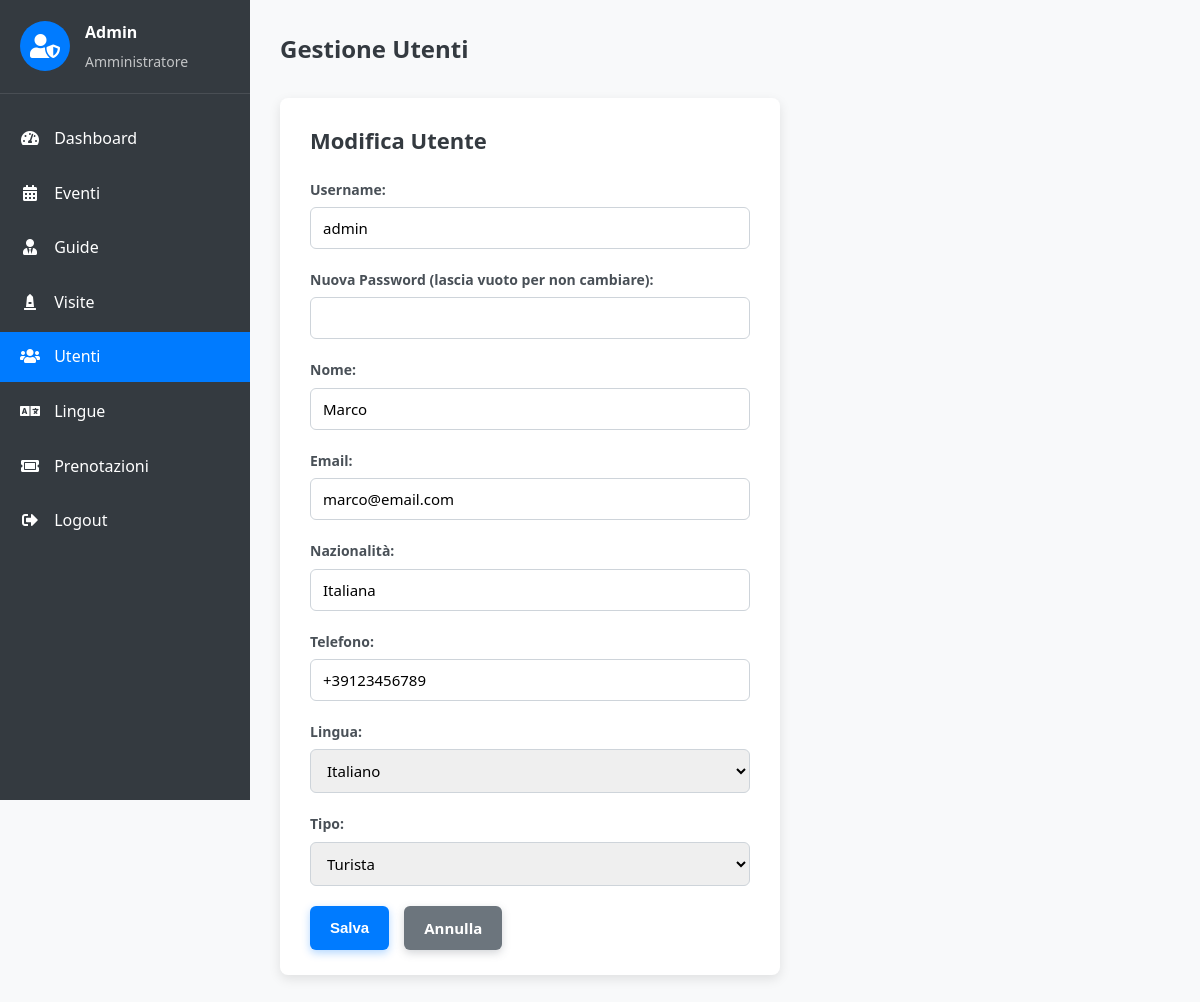
Screenshot of /admin_utenti.php?action=edit&username=admin (signed in) with the database file from the repository.
### tables this page shows
create table Utente(
username varchar(255) primary key,
pwd varchar(255) not null,
nome varchar(30) not null,
email varchar(64) not null,
nazionalita varchar(30),
telefono varchar(30),
lingua varchar(30),
tipo enum("turista", "amministratore"),
foreign key (lingua) references Lingua(lingua)
);

### admin_utenti.php (the view, shortened to what this page needs)
<?php
$config = require('databaseConfig.php');
$db = DBcon::getDB($config);
$edit_mode = isset($_GET['action']) && in_array($_GET['action'], ['edit', 'create']);
$utente_to_edit = null;
if (isset($_GET['action'], $_GET['username']) && $_GET['action'] === 'edit') {
    try {
        $stmt = $db->prepare("SELECT username, nome, email, nazionalita, telefono, lingua, tipo FROM Utente WHERE username = ?");
        $stmt->execute([$_GET['username']]);
        $utente_to_edit = $stmt->fetch(PDO::FETCH_ASSOC);
    } catch (PDOException $e) {
        $error_message = "Errore nel recupero dell'utente da modificare: " . $e->getMessage();
    }
}
try {
    $stmt = $db->query("SELECT lingua FROM Lingua ORDER BY lingua");
    $lingue = $stmt->fetchAll(PDO::FETCH_COLUMN);
} catch (PDOException $e) {
    $lingue = [];
}
?>
<!DOCTYPE html>
<html lang="it">
<head>
    <link rel="stylesheet" href="style/admin.css">
    <link rel="stylesheet" href="https://cdnjs.cloudflare.com/ajax/libs/font-awesome/5.15.3/css/all.min.css">
</head>
<body>
<div class="admin-dashboard">
    <div class="sidebar">
        <div class="admin-info">
            <div class="admin-avatar"><i class="fas fa-user-shield"></i></div>
            <div class="admin-details">
                <h3><?= htmlspecialchars($_SESSION['user_name']) ?></h3>
                <p>Amministratore</p>
            </div>
        </div>
        <ul class="admin-menu">
            <li><a href="admin_dashboard.php"><i class="fas fa-tachometer-alt"></i> Dashboard</a></li>
            <li><a href="admin_eventi.php"><i class="fas fa-calendar-alt"></i> Eventi</a></li>
            <li><a href="admin_guide.php"><i class="fas fa-user-tie"></i> Guide</a></li>
            <li><a href="admin_visite.php"><i class="fas fa-monument"></i> Visite</a></li>
            <li class="active"><a href="admin_utenti.php"><i class="fas fa-users"></i> Utenti</a></li>
            <li><a href="admin_lingue.php"><i class="fas fa-language"></i> Lingue</a></li>
            <li><a href="admin_prenotazioni.php"><i class="fas fa-ticket-alt"></i> Prenotazioni</a></li>
            <li><a href="logout.php"><i class="fas fa-sign-out-alt"></i> Logout</a></li>
        </ul>
    </div>
    <div class="main-content">
        <div class="page-header">
            <h1>Gestione Utenti</h1>
        </div>
        <?php if ($edit_mode): ?>
            <div class="edit-form-container">
                <h2><?= $_GET['action'] === 'create' ? 'Crea Nuovo Utente' : 'Modifica Utente' ?></h2>
                <form method="POST" class="edit-form">
                    <div class="form-group">
                        <label for="username">Username:</label>
                        <input type="text" name="username" id="username" required
                            <?= $_GET['action'] === 'edit' ? 'readonly' : '' ?>
                               value="<?= htmlspecialchars($utente_to_edit['username'] ?? '') ?>"
                               class="form-control">
                    </div>
                    <div class="form-group">
                        <label for="pwd"><?= $_GET['action'] === 'edit' ? 'Nuova Password (lascia vuoto per non cambiare):' : 'Password:' ?></label>
                        <input type="password" name="pwd" id="pwd" <?= $_GET['action'] === 'create' ? 'required' : '' ?> class="form-control">
                    </div>
                    <div class="form-group">
                        <label for="nome">Nome:</label>
                        <input type="text" name="nome" id="nome" required
                               value="<?= htmlspecialchars($utente_to_edit['nome'] ?? '') ?>" class="form-control">
                    </div>
                    <div class="form-group">
                        <label for="email">Email:</label>
                        <input type="email" name="email" id="email" required
                               value="<?= htmlspecialchars($utente_to_edit['email'] ?? '') ?>" class="form-control">
                    </div>
                    <div class="form-group">
                        <label for="nazionalita">Nazionalità:</label>
                        <input type="text" name="nazionalita" id="nazionalita"
                               value="<?= htmlspecialchars($utente_to_edit['nazionalita'] ?? '') ?>" class="form-control">
                    </div>
                    <div class="form-group">
                        <label for="telefono">Telefono:</label>
                        <input type="text" name="telefono" id="telefono"
                               value="<?= htmlspecialchars($utente_to_edit['telefono'] ?? '') ?>" class="form-control">
                    </div>
                    <div class="form-group">
                        <label for="lingua">Lingua:</label>
                        <select name="lingua" id="lingua" class="form-control">
                            <?php foreach ($lingue as $lang): ?>
                                <option value="<?= htmlspecialchars($lang) ?>"
                                    <?= (isset($utente_to_edit['lingua']) && $utente_to_edit['lingua'] === $lang) ? 'selected' : '' ?>>
                                    <?= htmlspecialchars($lang) ?>
                                </option>
                            <?php endforeach; ?>
                        </select>
                    </div>
                    <div class="form-group">
                        <label for="tipo">Tipo:</label>
                        <select name="tipo" id="tipo" required class="form-control">
                            <option value="turista" <?= (isset($utente_to_edit['tipo']) && $utente_to_edit['tipo'] === 'turista') ? 'selected' : '' ?>>Turista</option>
                        </select>
                    </div>
                    <div class="form-actions">
                        <button type="submit" class="btn">Salva</button>
                        <a href="admin_utenti.php" class="btn secondary">Annulla</a>
                    </div>
                </form>
            </div>
        <?php endif; ?>
    </div>
</div>
</body>
</html>

### style/admin.css (style rules this page uses)
* { margin: 0; padding: 0; box-sizing: border-box; }
body { font-family: 'Segoe UI', Tahoma, Geneva, Verdana, sans-serif; background-color: #f8f9fa; color: #212529; line-height: 1.6; min-height: 100vh; }
.admin-dashboard { display: flex; min-height: 100vh; }
.sidebar { width: 250px; background-color: #343a40; color: #fff; padding: 20px 0; height: 100vh; position: sticky; top: 0; }
.admin-info { padding: 0 20px 20px; border-bottom: 1px solid rgba(255, 255, 255, 0.1); margin-bottom: 20px; display: flex; align-items: center; }
.admin-avatar { width: 50px; height: 50px; background-color: #007bff; border-radius: 50%; display: flex; align-items: center; justify-content: center; margin-right: 15px; }
.admin-avatar i { font-size: 24px; }
.admin-details h3 { margin: 0; font-size: 16px; }
.admin-details p { margin: 5px 0 0; opacity: 0.7; font-size: 14px; }
.admin-menu { list-style: none; padding: 0; margin: 0; }
.admin-menu li { margin-bottom: 5px; }
.admin-menu li a { display: block; padding: 12px 20px; color: #fff; text-decoration: none; transition: all 0.3s; }
.admin-menu li a i { margin-right: 10px; width: 20px; text-align: center; }
.admin-menu li.active a { background-color: #007bff; }
.main-content { flex: 1; padding: 30px; background-color: #f8f9fa; overflow-y: auto; }
.page-header { margin-bottom: 30px; }
.page-header h1 { margin: 0; font-size: 24px; color: #343a40; margin-bottom: 10px; }
.btn { display: inline-block; background-color: #007bff; color: #fff; padding: 8px 16px; border-radius: 4px; text-decoration: none; border: none; cursor: pointer; font-size: 14px; transition: background-color 0.3s; }
.btn.secondary { background-color: #6c757d; }
html, body { height: 100%; margin: 0; padding: 0; }
.edit-form-container { background-color: #fff; padding: 25px 30px; border-radius: 8px; box-shadow: 0 4px 12px rgba(0, 0, 0, 0.1); max-width: 500px; margin-bottom: 30px; }
.edit-form-container h2 { margin-bottom: 20px; color: #343a40; font-weight: 600; font-size: 22px; }
.form-group { margin-bottom: 20px; display: flex; flex-direction: column; }
.form-group label { margin-bottom: 6px; font-weight: 600; color: #495057; font-size: 14px; }
.form-group input[type="text"], .form-group input[type="email"], .form-group input[type="password"], .form-group textarea, .form-group select { padding: 10px 12px; font-size: 15px; border: 1.8px solid #ced4da; border-radius: 6px; transition: border-color 0.3s ease, box-shadow 0.3s ease; font-family: inherit; outline: none; resize: vertical; }
.edit-form .btn { padding: 10px 20px; font-size: 15px; border-radius: 6px; font-weight: 600; box-shadow: 0 3px 8px rgba(0, 123, 255, 0.3); }
.edit-form .btn.secondary { background-color: #6c757d; box-shadow: 0 3px 8px rgba(108, 117, 125, 0.3); }
.form-actions { display: flex; gap: 15px; justify-content: flex-start; }

### rows the page displays
utente: username "admin", nome "Marco", email "marco@email.com", nazionalita "Italiana", telefono "+39123456789", lingua "Italiano", tipo "Turista"

### other values shown
$_SESSION['user_name'] "Admin"
